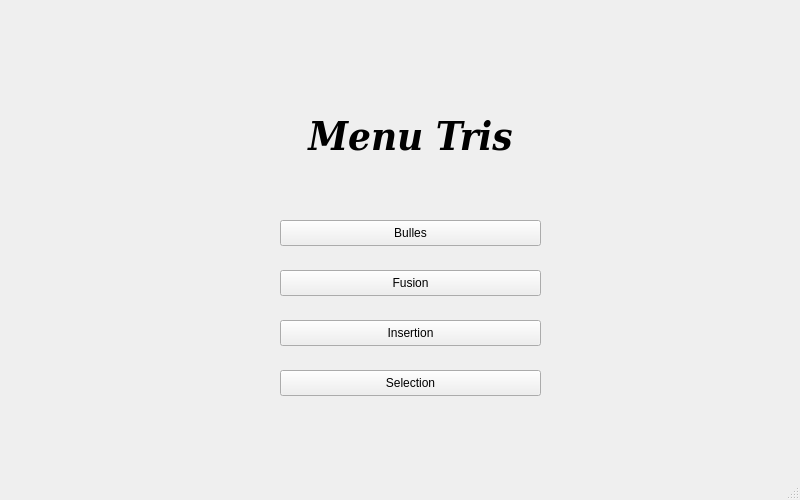
<?xml version="1.0" encoding="UTF-8"?>
<ui version="4.0">
 <class>MainWindow</class>
 <widget class="QMainWindow" name="MainWindow">
  <property name="geometry">
   <rect>
    <x>0</x>
    <y>0</y>
    <width>800</width>
    <height>500</height>
   </rect>
  </property>
  <property name="minimumSize">
   <size>
    <width>800</width>
    <height>500</height>
   </size>
  </property>
  <property name="maximumSize">
   <size>
    <width>800</width>
    <height>500</height>
   </size>
  </property>
  <property name="windowTitle">
   <string>Tris</string>
  </property>
  <widget class="QWidget" name="centralwidget">
   <widget class="QPushButton" name="bubbleSortButton">
    <property name="geometry">
     <rect>
      <x>280</x>
      <y>220</y>
      <width>261</width>
      <height>26</height>
     </rect>
    </property>
    <property name="cursor">
     <cursorShape>PointingHandCursor</cursorShape>
    </property>
    <property name="text">
     <string>Bulles</string>
    </property>
   </widget>
   <widget class="QLabel" name="label_2">
    <property name="geometry">
     <rect>
      <x>20</x>
      <y>100</y>
      <width>781</width>
      <height>71</height>
     </rect>
    </property>
    <property name="font">
     <font>
      <family>DejaVu Serif Condensed</family>
      <pointsize>30</pointsize>
      <weight>75</weight>
      <italic>true</italic>
      <bold>true</bold>
     </font>
    </property>
    <property name="text">
     <string>Menu Tris</string>
    </property>
    <property name="alignment">
     <set>Qt::AlignCenter</set>
    </property>
   </widget>
   <widget class="QPushButton" name="insertionSortButton">
    <property name="geometry">
     <rect>
      <x>280</x>
      <y>320</y>
      <width>261</width>
      <height>26</height>
     </rect>
    </property>
    <property name="cursor">
     <cursorShape>PointingHandCursor</cursorShape>
    </property>
    <property name="text">
     <string>Insertion</string>
    </property>
   </widget>
   <widget class="QPushButton" name="selectionSortButton">
    <property name="geometry">
     <rect>
      <x>280</x>
      <y>370</y>
      <width>261</width>
      <height>26</height>
     </rect>
    </property>
    <property name="cursor">
     <cursorShape>PointingHandCursor</cursorShape>
    </property>
    <property name="text">
     <string>Selection</string>
    </property>
   </widget>
   <widget class="QPushButton" name="mergeSortButton">
    <property name="enabled">
     <bool>true</bool>
    </property>
    <property name="geometry">
     <rect>
      <x>280</x>
      <y>270</y>
      <width>261</width>
      <height>26</height>
     </rect>
    </property>
    <property name="cursor">
     <cursorShape>PointingHandCursor</cursorShape>
    </property>
    <property name="text">
     <string>Fusion</string>
    </property>
   </widget>
  </widget>
  <widget class="QStatusBar" name="statusbar"/>
 </widget>
 <resources/>
 <connections/>
</ui>
